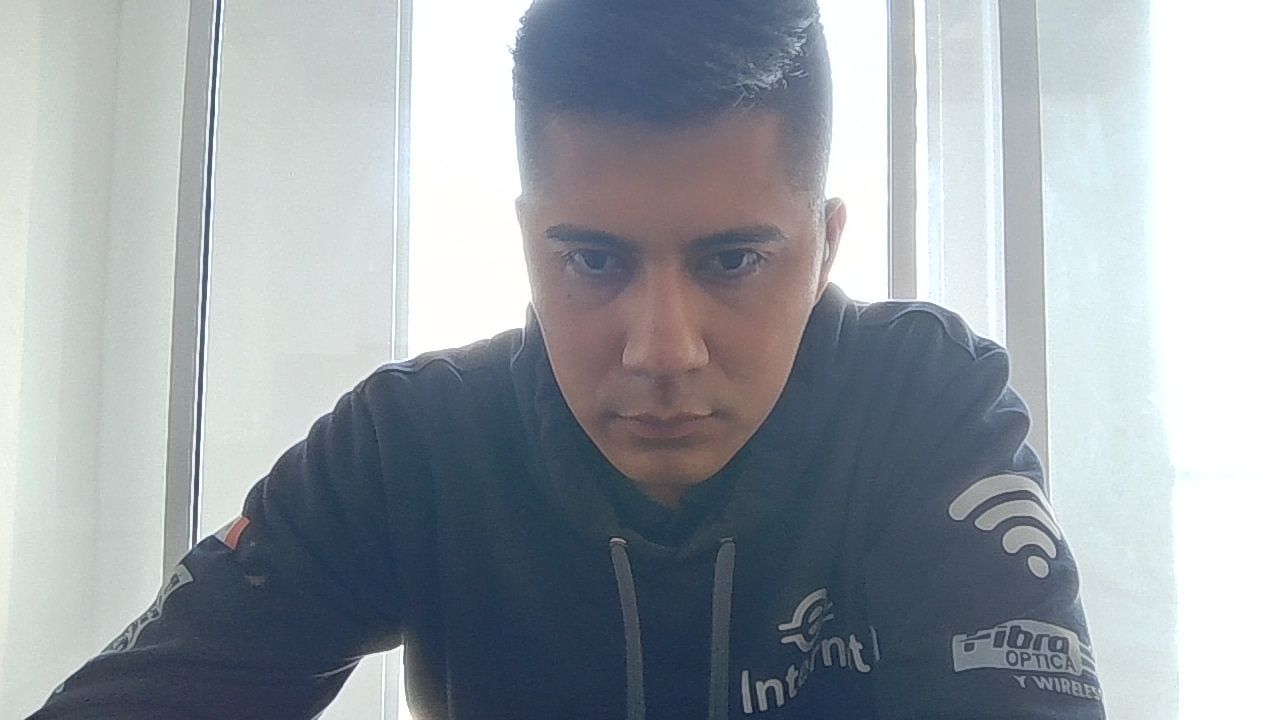
#> input picture chatbot/mensajes_whatsapp/selfie_12345_selfie_20250611_155452.jpg, 1280 x 720 px, given in place of the camera
$ python reconocimiento_facial.py
#> lines starting #> are read from the running program, lines starting #| are printed output that depends on the picture; after the words box and inside, x2 and y2 are one past the last pixel; in counts of white or black regions, pixels touching at a corner belong together
import cv2
import numpy as np
from datetime import datetime
import os
import time
from PIL import Image, ImageDraw, ImageFont
import math

def inicializar_camara():
    # Inicializar la cámara
    cap = cv2.VideoCapture(0)

    # Verificar si la cámara se abrió correctamente
    if not cap.isOpened():
        print("Error: No se pudo acceder a la cámara")
        return None

    # Configurar la resolución de la cámara (opcional)
    cap.set(cv2.CAP_PROP_FRAME_WIDTH, 1280)
    cap.set(cv2.CAP_PROP_FRAME_HEIGHT, 720)

    return cap

# [29 lines left out: function dibujar_instrucciones, not called in this run]

def mostrar_estado(frame, estado, color=(100, 255, 255)):
    # Mostrar el estado con estilo futurista
    font = cv2.FONT_HERSHEY_SIMPLEX
    font_scale = 0.9
    thickness = 2

    # Texto del estado
    texto_estado = f"» {estado} «"
    (text_width, text_height), _ = cv2.getTextSize(texto_estado, font, font_scale, thickness)

    # Posición centrada en la parte superior
    x = (frame.shape[1] - text_width) // 2
    y = 40

    # Fondo con efecto de neón
    overlay = frame.copy()
    cv2.rectangle(overlay, (x - 15, y - 25),
                  (x + text_width + 15, y + 10), (10, 10, 30), -1)
    alpha = 0.8
    cv2.addWeighted(overlay, alpha, frame, 1 - alpha, 0, frame)

    # Borde decorativo
    cv2.rectangle(frame, (x - 15, y - 25),
                 (x + text_width + 15, y + 10),
                 color, 1, cv2.LINE_AA)

    # Texto con efecto de neón
    cv2.putText(frame, texto_estado, (x + 2, y + 2),
                font, font_scale, (0, 0, 0), thickness + 1, cv2.LINE_AA)
    cv2.putText(frame, texto_estado, (x, y),
                font, font_scale, color, thickness, cv2.LINE_AA)

def get_screen_resolution():
    """Obtiene la resolución de la pantalla principal"""
    try:
        import tkinter as tk
        root = tk.Tk()
        width = root.winfo_screenwidth()
        height = root.winfo_screenheight()
        root.destroy()
        return width, height
    except:
        # Valores por defecto si no se puede obtener la resolución
        return 1920, 1080

# [66 lines left out: function comparar_rostros, not called in this run]

extraer_rostro_ine = None  # Esta función ya no es necesaria con el nuevo enfoque

def main():
    try:
        # Inicializar el clasificador de rostros
        face_cascade = cv2.CascadeClassifier(cv2.data.haarcascades + 'haarcascade_frontalface_default.xml')

        # Verificar si se cargó correctamente el clasificador
        if face_cascade.empty():
            print("Error: No se pudo cargar el clasificador de rostros.")
            print("Asegúrate de que opencv-contrib-python esté instalado correctamente.")
            return
    except Exception as e:
        print(f"Error al cargar el clasificador de rostros: {e}")
        return

    # Ruta de la foto del INE
    ine_path = "ine.jpg"
    rostro_ine_path = ine_path  # Usamos la imagen completa para comparación

    # Verificar si el archivo del INE existe
    if not os.path.exists(ine_path):
        print(f"Error: No se encontró el archivo {ine_path}")
        print("Por favor, asegúrate de tener un archivo 'ine.jpg' en la misma carpeta.")
        print("Puedes arrastrar tu foto de INE a la carpeta y renombrarla como 'ine.jpg'")
        return

    # Inicializar la cámara
    try:
        cap = inicializar_camara()
        if cap is None:
            return
    except Exception as e:
        print(f"Error al inicializar la cámara: {e}")
        return

    # Configurar la ventana
    window_name = 'Reconocimiento Facial - Presiona ESC para salir'
    cv2.namedWindow(window_name, cv2.WINDOW_NORMAL)

    # Tamaño inicial deseado
    cap_width, cap_height = 1280, 720

    # Obtener resolución de la pantalla y centrar ventana
    screen_width, screen_height = get_screen_resolution()
    print(f"Resolución de pantalla detectada: {screen_width}x{screen_height}")

    # Posición inicial centrada
    pos_x = (screen_width - cap_width) // 2
    pos_y = (screen_height - cap_height) // 2

    # Configurar tamaño y posición inicial
    cv2.resizeWindow(window_name, cap_width, cap_height)
    cv2.moveWindow(window_name, pos_x, pos_y)

    # Variables para controlar el redimensionamiento
    last_size = (cap_width, cap_height)
    aspect_ratio = cap_width / cap_height

    # Estados del reconocimiento
    ESTADOS = {
        'INICIO': 'Coloca tu rostro en el círculo',
        'CENTRANDO': 'Centrando rostro...',
        'CAPTURANDO': '¡Sonríe! Tomando foto...',
        'CAPTURADO': '¡Foto tomada con éxito!',
        'ERROR': 'No se detectó rostro'
    }
    estado_actual = 'INICIO'

    # Tiempo de espera para la detección (en segundos)
    tiempo_deteccion = 3
    tiempo_inicio = None
    tiempo_captura = None
    captura_realizada = False

    # Bucle principal
    while True:
        # Capturar frame por frame
        ret, frame = cap.read()
#> frame is the input picture: shape (720, 1280, 3); mean B, G, R 167.6, 161.4, 154.9
        if not ret:
            print("Error: No se pudo capturar el frame")
            break

        # Voltear la imagen horizontalmente para que sea como un espejo
        frame = cv2.flip(frame, 1)

        # Obtener el tamaño actual de la ventana
        try:
            win_rect = cv2.getWindowImageRect(window_name)
            if win_rect[2] > 0 and win_rect[3] > 0:  # Verificar dimensiones válidas
                win_width = win_rect[2]
                win_height = win_rect[3]
            else:
                win_width = cap_width
                win_height = cap_height
        except:
            win_width = cap_width
            win_height = cap_height

        # Si el tamaño de la ventana cambió, mantener la relación de aspecto
        if (win_width, win_height) != last_size and win_width > 0 and win_height > 0:
            # Mantener relación de aspecto
            new_width = win_width
            new_height = int(new_width / aspect_ratio)

            # Si la altura calculada es mayor que la disponible, ajustar por altura
            if new_height > screen_height - 50:  # 50px de margen
                new_height = screen_height - 50
                new_width = int(new_height * aspect_ratio)

            # Solo redimensionar si hay un cambio significativo
            if abs(new_width - win_width) > 5 or abs(new_height - win_height) > 5:
                cv2.resizeWindow(window_name, new_width, new_height)
                last_size = (new_width, new_height)

        # Obtener dimensiones del frame
        height, width = frame.shape[:2]

        # Configuración del círculo perfectamente centrado
        centro_x = width // 2
        centro_y = height // 2
        centro = (centro_x, centro_y)
        radio = int(min(width, height) * 0.25)  # 25% del lado más pequeño

        # Dibujar líneas de referencia para verificar el centro
        cv2.line(frame, (centro_x, 0), (centro_x, height), (0, 255, 0), 1)  # Línea vertical
        cv2.line(frame, (0, centro_y), (width, centro_y), (0, 255, 0), 1)  # Línea horizontal

        # Mostrar información de depuración
        debug_text = [
            f"Centro: ({centro_x}, {centro_y})",
            f"Ventana: {win_width}x{win_height}",
            f"Frame: {width}x{height}",
            f"Relación de aspecto: {aspect_ratio:.2f}"
        ]

        for i, text in enumerate(debug_text):
            cv2.putText(frame, text, (10, 30 + i * 25),
                      cv2.FONT_HERSHEY_SIMPLEX, 0.6, (0, 255, 0), 1)

        # Crear una máscara para el efecto de desenfoque exterior
        mask = np.zeros_like(frame, dtype=np.uint8)
        cv2.circle(mask, centro, radio + 10, (255, 255, 255), -1)
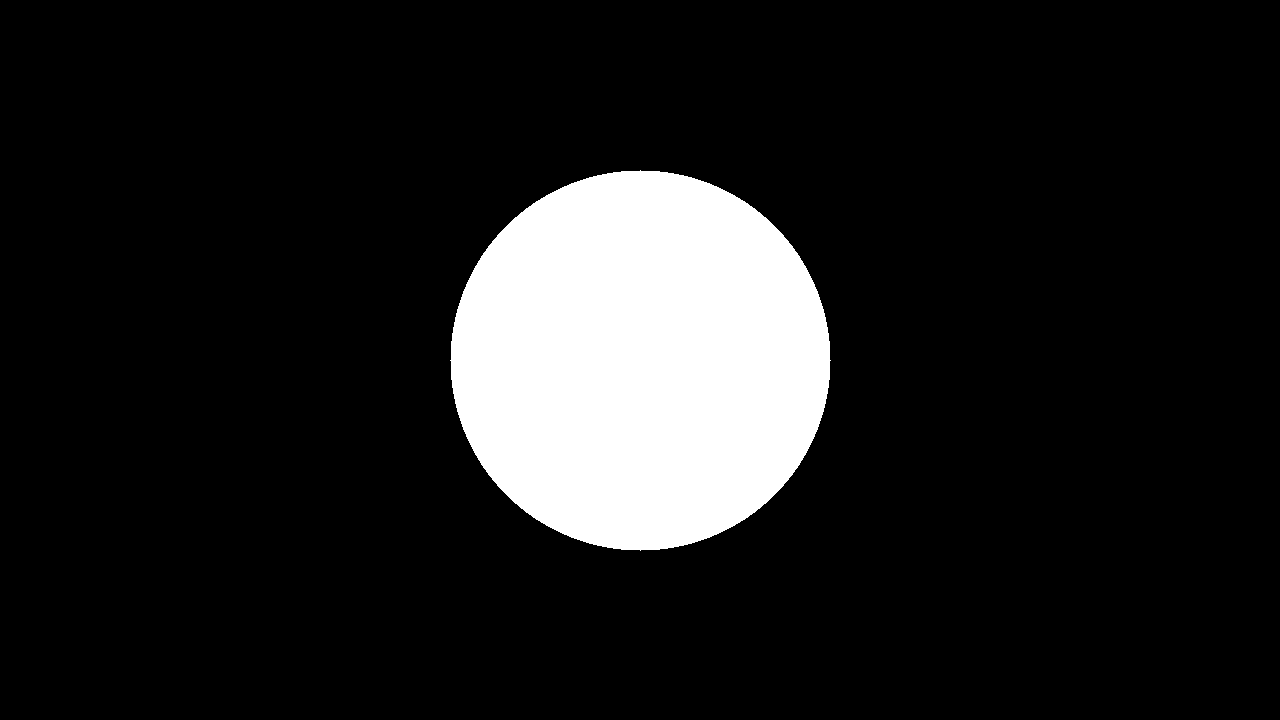
#> mask: shape (720, 1280, 3); 12.3% white; 1 white region, box (x1, y1, x2, y2) and area: (450, 170, 831, 551) 113369

        # Aplicar desenfoque gaussiano al área fuera del círculo
        # Reducir el desenfoque para no afectar tanto la imagen
        blurred = cv2.GaussianBlur(frame, (15, 15), 0)
        frame = np.where(mask == 255, frame, blurred)

        # Dibujar un punto rojo en el centro del círculo (más visible)
        cv2.circle(frame, centro, 6, (0, 0, 255), -1)
        cv2.circle(frame, centro, 8, (0, 0, 255), 2)

        # Círculo exterior con efecto de neón
        cv2.circle(frame, centro, radio + 5, (0, 255, 255), 2)  # Borde exterior amarillo
        cv2.circle(frame, centro, radio, (0, 165, 255), 2)      # Círculo principal naranja

        # Efecto de escaneo circular (animación)
        tiempo_actual = datetime.now().timestamp()
        angulo = (tiempo_actual * 100) % 360
        punto_final = (
            int(centro[0] + radio * np.cos(np.radians(angulo))),
            int(centro[1] + radio * np.sin(np.radians(angulo)))
        )
        cv2.line(frame, centro, punto_final, (0, 255, 255), 2)

        # Líneas guía diagonales con efecto de brillo
        line_length = int(radio * 0.9)
        for i in range(0, 360, 90):
            x = int(centro[0] + line_length * np.cos(np.radians(i + tiempo_actual * 50 % 360)))
            y = int(centro[1] + line_length * np.sin(np.radians(i + tiempo_actual * 50 % 360)))
            cv2.line(frame, centro, (x, y), (0, 255, 255, 0.7), 1, cv2.LINE_AA)

        # Puntos de referencia en el círculo
        for i in range(0, 360, 30):
            x = int(centro[0] + radio * np.cos(np.radians(i)))
            y = int(centro[1] + radio * np.sin(np.radians(i)))
            cv2.circle(frame, (x, y), 3, (0, 255, 255), -1)

        # Convertir a escala de grises para la detección de rostros
        gray = cv2.cvtColor(frame, cv2.COLOR_BGR2GRAY)

        # Detectar rostros
        faces = face_cascade.detectMultiScale(
            gray,
            scaleFactor=1.1,
            minNeighbors=5,
            minSize=(100, 100)
        )
#> faces = ()

        # Procesar detección de rostros
        rostro_detectado = False
        for (x, y, w, h) in faces:
            # Calcular el centro del rostro detectado
            centro_rostro = (x + w // 2, y + h // 2)

            # Verificar si el rostro está dentro del círculo
            distancia = np.sqrt((centro_rostro[0] - centro[0])**2 + (centro_rostro[1] - centro[1])**2)

            if distancia < radio - 20:  # Margen de 20 píxeles
                color = (0, 255, 0)  # Verde: rostro bien posicionado
                rostro_detectado = True

                # Iniciar o actualizar el temporizador
                if estado_actual != 'CENTRANDO' and estado_actual != 'CAPTURANDO' and estado_actual != 'CAPTURADO':
                    estado_actual = 'CENTRANDO'
                    tiempo_inicio = datetime.now()
                elif estado_actual == 'CENTRANDO':
                    tiempo_transcurrido = (datetime.now() - tiempo_inicio).total_seconds()
                    if tiempo_transcurrido >= tiempo_deteccion:
                        estado_actual = 'CAPTURANDO'
                        cv2.imwrite('rostro_detectado.jpg', frame)
                        tiempo_captura = datetime.now()
                        captura_realizada = True
            else:
                color = (0, 0, 255)  # Rojo: rostro fuera del círculo

            # Dibujar rectángulo alrededor del rostro
            cv2.rectangle(frame, (x, y), (x+w, y+h), color, 2)
#> this loop made 0 passes
#> after the loop, captura_realizada = False; estado_actual = 'INICIO'

        # Actualizar estado si no se detecta ningún rostro
        if not rostro_detectado and estado_actual != 'CAPTURADO':
            estado_actual = 'INICIO'

        # Mostrar instrucciones según el estado
        if estado_actual == 'INICIO':
            # Fondo semitransparente centrado en la parte inferior
            overlay = frame.copy()
            cv2.rectangle(overlay, (width//4, height - 100),
                         (3*width//4, height - 20), (0, 0, 0), -1)
            alpha = 0.7  # Factor de transparencia
            cv2.addWeighted(overlay, alpha, frame, 1 - alpha, 0, frame)
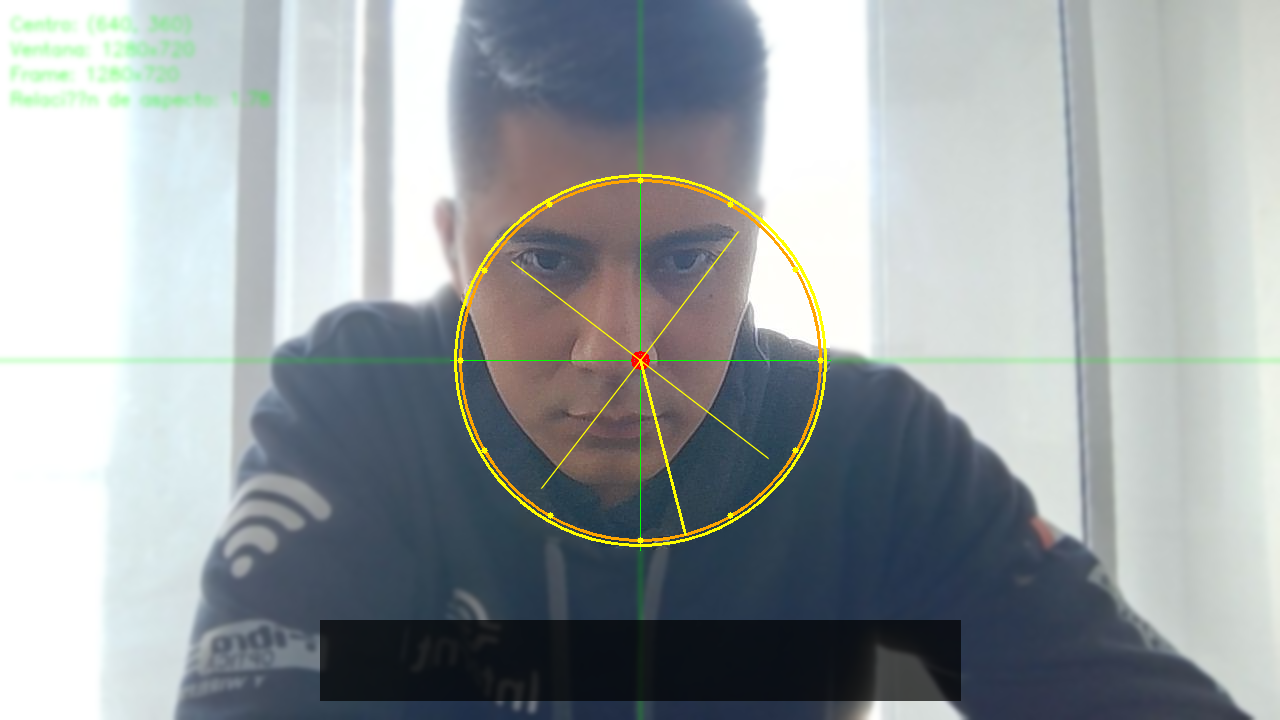
#> frame: shape (720, 1280, 3); mean of channels 0, 1, 2 162.4, 159.9, 153.3; drawn as B, G, R

            # Texto de instrucciones centrado
            mostrar_estado(frame, ESTADOS['INICIO'], (0, 255, 255))  # Amarillo
#> in mostrar_estado, `font = cv2.FONT_HERSHEY_SIMPLEX`: font = 0
#> in mostrar_estado, `(text_width, text_height), _ = cv2.getTextSize(texto_estado, font, fon..`: text_width = 547; text_height = 20
#> in mostrar_estado, `x = (frame.shape[1] - text_width) // 2`: x = 366
            cv2.putText(frame, "Asegúrate de tener buena iluminación",
                       (width//3, height - 65), cv2.FONT_HERSHEY_SIMPLEX,
                       0.7, (0, 255, 255), 2)
            cv2.putText(frame, "Coloca tu rostro en el círculo rojo",
                       (width//3 + 20, height - 35), cv2.FONT_HERSHEY_SIMPLEX,
                       0.7, (0, 255, 255), 2)
        elif estado_actual == 'CENTRANDO':
            tiempo_restante = tiempo_deteccion - (datetime.now() - tiempo_inicio).total_seconds()
            mostrar_estado(frame, f"{ESTADOS['CENTRANDO']} ({max(0, int(tiempo_restante))}s)", (255, 255, 0))
        elif estado_actual == 'CAPTURANDO':
            mostrar_estado(frame, ESTADOS['CAPTURANDO'], (0, 0, 255))  # Azul
        elif estado_actual == 'CAPTURADO':
            mostrar_estado(frame, ESTADOS['CAPTURADO'], (0, 255, 0))  # Verde
            # Mostrar mensaje de éxito por 3 segundos
            if (datetime.now() - tiempo_captura).total_seconds() < 3:
                cv2.putText(frame, "¡Foto guardada con éxito!",
                           (centro_x - 150, centro_y + 50),
                           cv2.FONT_HERSHEY_SIMPLEX, 0.8, (0, 255, 0), 2)
            else:
                # Después de 3 segundos, volver al inicio
                estado_actual = 'INICIO'
                captura_realizada = False
        elif estado_actual == 'ERROR':
            mostrar_estado(frame, ESTADOS['ERROR'], (0, 0, 255))  # Rojo
        else:
            mostrar_estado(frame, ESTADOS[estado_actual], (0, 255, 255))  # Amarillo

        # Mostrar el frame
        cv2.imshow('Reconocimiento Facial - Presiona ESC para salir', frame)

        # Manejo de teclas
        key = cv2.waitKey(1) & 0xFF
#> (key Esc is pressed here)

        # Manejo de teclas
        if key == 27:  # Salir con ESC
            break
        elif key == 32:  # Tomar foto con ESPACIO
            timestamp = datetime.now().strftime("%Y%m%d_%H%M%S")
            filename = f'foto_{timestamp}.jpg'
            cv2.imwrite(filename, frame)
            print(f"Foto guardada como {filename}")

            # Comparar con el rostro del INE si está disponible
            if rostro_ine_path and os.path.exists(rostro_ine_path):
                print("Comparando con el rostro del INE...")

                # Guardar temporalmente la imagen del rostro detectado
                temp_path = "temp_rostro.jpg"
                cv2.imwrite(temp_path, frame)

                try:
                    # Comparar las imágenes
                    coinciden, porcentaje = comparar_rostros(rostro_ine_path, temp_path)

                    if coinciden:
                        mensaje = f"¡COINCIDENCIA! ({porcentaje:.1f}% de similitud)"
                        color = (0, 255, 0)  # Verde
                        print(f"¡Los rostros coinciden! Similitud: {porcentaje:.1f}%")
                    else:
                        mensaje = f"NO COINCIDEN ({porcentaje:.1f}% de similitud)"
                        color = (0, 0, 255)  # Rojo
                        print(f"Los rostros no coinciden. Similitud: {porcentaje:.1f}%")

                    # Mostrar el resultado en la ventana
                    cv2.putText(frame, mensaje,
                              (centro_x - 150, centro_y + 100),
                              cv2.FONT_HERSHEY_SIMPLEX, 0.8, color, 2)

                    # Dibujar un rectángulo alrededor del rostro detectado
                    try:
                        gray = cv2.cvtColor(frame, cv2.COLOR_BGR2GRAY)
                        rostros = face_cascade.detectMultiScale(gray, 1.3, 5)
                        for (x, y, w, h) in rostros:
                            cv2.rectangle(frame, (x, y), (x+w, y+h), color, 2)
                    except Exception as e:
                        print(f"Advertencia: No se pudo dibujar el rectángulo: {e}")

                except Exception as e:
                    print(f"Error al comparar rostros: {e}")
                    cv2.putText(frame, "Error al comparar rostros",
                              (centro_x - 150, centro_y + 100),
                              cv2.FONT_HERSHEY_SIMPLEX, 0.8, (0, 0, 255), 2)
                finally:
                    # Eliminar el archivo temporal
                    if os.path.exists(temp_path):
                        os.remove(temp_path)

            estado_actual = 'CAPTURADO'
            tiempo_captura = datetime.now()
            captura_realizada = True
        elif key in (ord('r'), ord('R')):  # Reiniciar con 'r' o 'R'
            estado_actual = 'INICIO'
            captura_realizada = False
        elif key in (ord('s'), ord('S')) and estado_actual == 'CAPTURADO':  # Guardar con 's' o 'S'
            timestamp = datetime.now().strftime("%Y%m%d_%H%M%S")
            filename = f'rostro_guardado_{timestamp}.jpg'
            cv2.imwrite(filename, frame)
            print(f"Imagen guardada como {filename}")

    # Mostrar instrucciones de teclado
    cv2.putText(frame, "[ESPACIO] Tomar foto | [R] Reiniciar | [ESC] Salir",
               (10, height - 10), cv2.FONT_HERSHEY_SIMPLEX,
               0.6, (255, 255, 255), 1, cv2.LINE_AA)
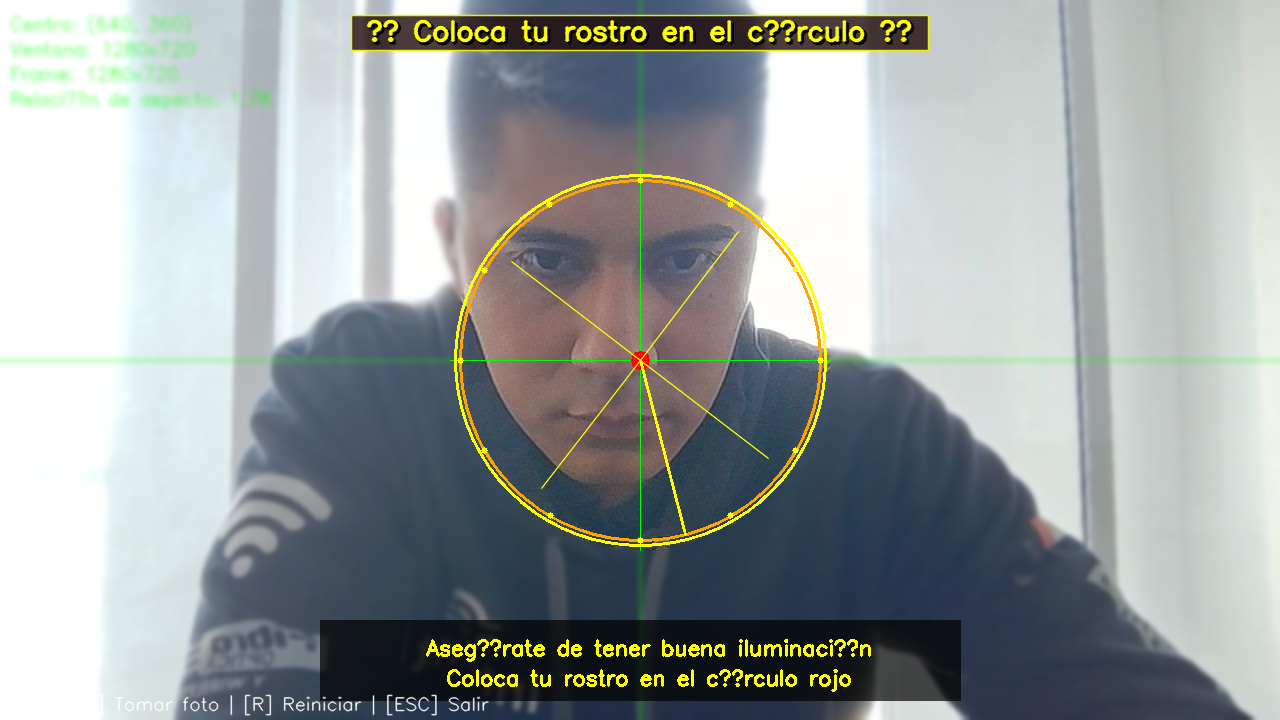
#> frame: shape (720, 1280, 3); mean of channels 0, 1, 2 158.9, 159.7, 153.5; drawn as B, G, R

    # Liberar recursos al salir
    cap.release()
    cv2.destroyAllWindows()

if __name__ == "__main__":
    main()
